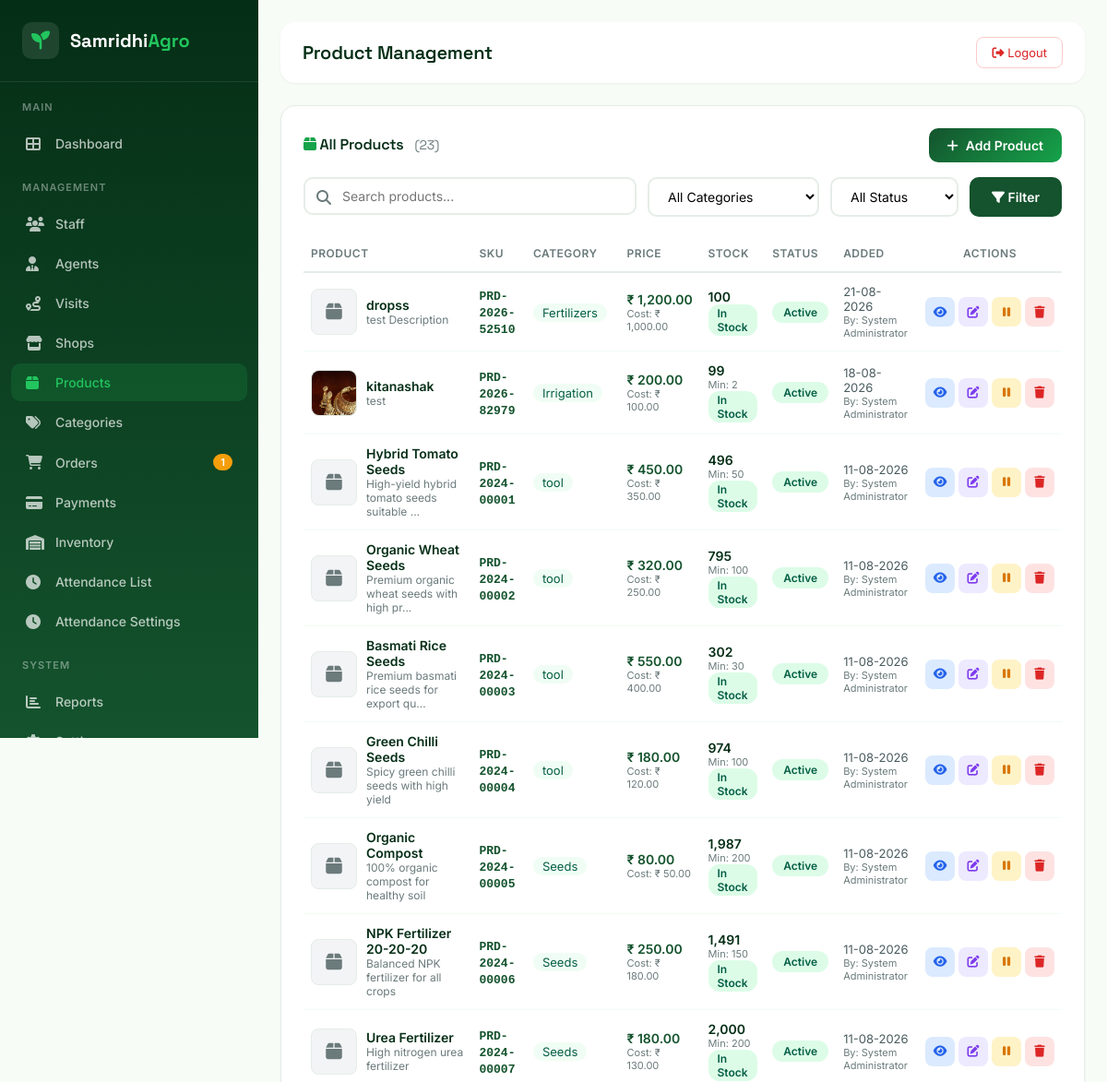
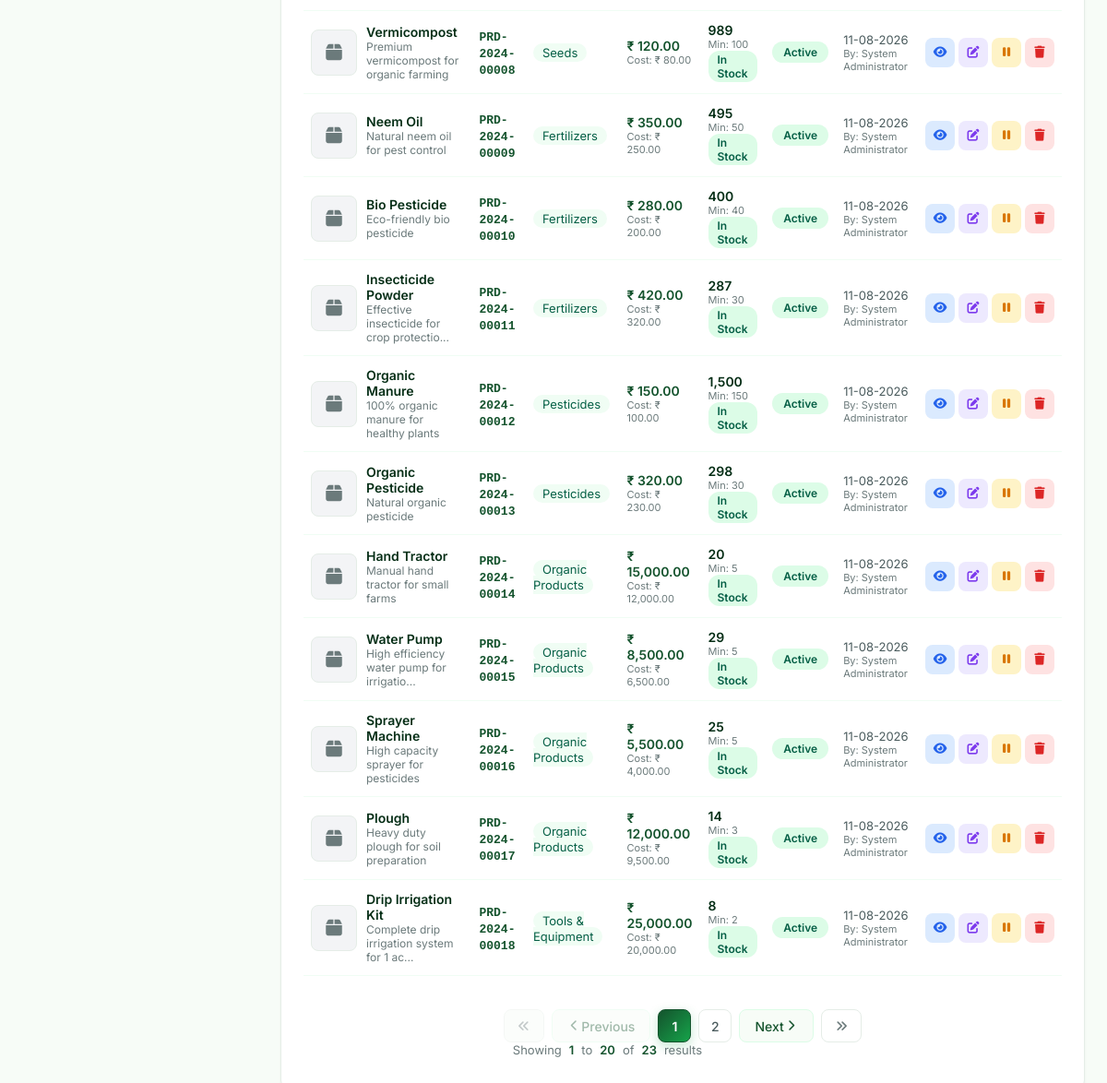
/admin/products.php (signed in), run on the app's committed database (2 pictures, top to bottom).
### tables this page shows
CREATE TABLE `products` (
  `id` int(11) NOT NULL,
  `product_name` varchar(200) NOT NULL,
  `product_slug` varchar(200) NOT NULL,
  `category_id` int(11) NOT NULL,
  `sku` varchar(50) NOT NULL,
  `description` text DEFAULT NULL,
  `unit` varchar(20) NOT NULL,
  `price` decimal(10,2) NOT NULL DEFAULT 0.00,
  `cost_price` decimal(10,2) DEFAULT 0.00,
  `quantity` int(11) NOT NULL DEFAULT 0,
  `min_quantity` int(11) NOT NULL DEFAULT 0,
  `image` varchar(255) DEFAULT NULL,
  `gallery` longtext DEFAULT NULL CHECK (json_valid(`gallery`)),
  `status` enum('active','inactive','out_of_stock') NOT NULL DEFAULT 'active',
  `is_featured` tinyint(1) DEFAULT 0,
  `created_by` int(11) DEFAULT NULL,
  `updated_by` int(11) DEFAULT NULL,
  `created_at` datetime NOT NULL DEFAULT current_timestamp(),
  `updated_at` datetime NOT NULL DEFAULT current_timestamp() ON UPDATE current_timestamp()
);

CREATE TABLE `categories` (
  `id` int(11) NOT NULL,
  `category_name` varchar(100) NOT NULL,
  `category_slug` varchar(100) NOT NULL,
  `description` text DEFAULT NULL,
  `icon` varchar(100) DEFAULT NULL,
  `parent_id` int(11) DEFAULT NULL,
  `sort_order` int(11) DEFAULT 0,
  `status` enum('active','inactive') NOT NULL DEFAULT 'active',
  `created_at` datetime NOT NULL DEFAULT current_timestamp(),
  `updated_at` datetime NOT NULL DEFAULT current_timestamp() ON UPDATE current_timestamp()
);

CREATE TABLE `users` (
  `id` int(11) NOT NULL,
  `username` varchar(50) NOT NULL,
  `email` varchar(100) NOT NULL,
  `password_hash` varchar(255) NOT NULL,
  `full_name` varchar(100) NOT NULL,
  `phone` varchar(20) DEFAULT NULL,
  `avatar` varchar(255) DEFAULT NULL,
  `role` enum('admin','staff','agent','shop') NOT NULL DEFAULT 'staff',
  `status` enum('active','inactive','suspended') NOT NULL DEFAULT 'active',
  `last_login` datetime DEFAULT NULL,
  `last_ip` varchar(45) DEFAULT NULL,
  `created_at` datetime NOT NULL DEFAULT current_timestamp(),
  `updated_at` datetime NOT NULL DEFAULT current_timestamp() ON UPDATE current_timestamp()
);

### admin/products.php (the view, shortened to what the rows shown need)
<?php
require_once '../config/database.php';
require_once '../config/functions.php';
$db = getDB();
$category = isset($_GET['category']) ? (int)$_GET['category'] : 0;
$page = max(1, (int)($_GET['page'] ?? 1));
$perPage = PAGINATION_DEFAULT_LIMIT;
$offset = getPaginationOffset($page, $perPage);
$whereConditions = [];
$params = [];
$whereClause = !empty($whereConditions) ? 'WHERE ' . implode(' AND ', $whereConditions) : '';
$sql = "SELECT p.*,
        c.category_name,
        u.full_name as created_by_name
        FROM products p
        LEFT JOIN categories c ON p.category_id = c.id
        LEFT JOIN users u ON p.created_by = u.id
        $whereClause
        ORDER BY p.created_at DESC
        LIMIT ? OFFSET ?";
$queryParams = array_merge($params, [$perPage, $offset]);
$productList = $db->fetchAll($sql, $queryParams);
$csrfToken = generateCsrfToken();
require_once '../includes/admin_header.php';
?>
<div class="content-card">
    <div class="table-wrapper">
        <table class="table-custom">
            <thead>
                <tr>
                    <th>Product</th>
                    <th>SKU</th>
                    <th>Category</th>
                    <th>Price</th>
                    <th>Stock</th>
                    <th>Status</th>
                    <th>Added</th>
                    <th style="text-align: center;">Actions</th>
                </tr>
            </thead>
            <tbody>
                <?php if (empty($productList)): ?>
                    <tr>
                        <td colspan="8" style="text-align: center; padding: 40px; color: #6B7A7B;">
                            <i class="fas fa-box-open" style="font-size: 32px; display: block; margin-bottom: 12px; color: #D1D5DB;"></i>
                            No products found
                            <?php if (!empty($search) || $category > 0 || $status !== 'all'): ?>
                                <br><span style="font-size: 13px;">Try adjusting your search or filters</span>
                            <?php endif; ?>
                        </td>
                    </tr>
                <?php else: ?>
                    <?php foreach ($productList as $product): ?>
                        <tr>
                            <td>
                                <div style="display: flex; align-items: center; gap: 10px;">
                                    <div class="product-image">
                                        <?php if (!empty($product['image']) && file_exists('../uploads/products/thumbs/' . $product['image'])): ?>
                                            <img src="../uploads/products/thumbs/<?php echo escapeHtml($product['image']); ?>" alt="<?php echo escapeHtml($product['product_name']); ?>">
                                        <?php elseif (!empty($product['image']) && file_exists('../uploads/products/' . $product['image'])): ?>
                                            <img src="../uploads/products/<?php echo escapeHtml($product['image']); ?>" alt="<?php echo escapeHtml($product['product_name']); ?>">
                                        <?php else: ?>
                                            <i class="fas fa-box"></i>
                                        <?php endif; ?>
                                    </div>
                                    <div>
                                        <div style="font-weight: 600; color: #052E16;">
                                            <?php echo escapeHtml($product['product_name']); ?>
                                        </div>
                                        <?php if (!empty($product['description'])): ?>
                                            <div style="font-size: 12px; color: #6B7A7B;">
                                                <?php echo escapeHtml(truncateText($product['description'], 40)); ?>
                                            </div>
                                        <?php endif; ?>
                                    </div>
                                </div>
                            </td>
                            <td>
                                <span style="font-family: monospace; font-size: 13px; font-weight: 600; color: #14532D;">
                                    <?php echo escapeHtml($product['sku']); ?>
                                </span>
                            </td>
                            <td>
                                <?php if ($product['category_name']): ?>
                                    <span style="font-size: 13px; background: #F0FDF4; padding: 2px 10px; border-radius: 12px; color: #065F46;">
                                        <?php echo escapeHtml($product['category_name']); ?>
                                    </span>
                                <?php else: ?>
                                    <span style="color: #6B7A7B; font-size: 13px;">Uncategorized</span>
                                <?php endif; ?>
                            </td>
                            <td>
                                <div style="font-weight: 600; color: #14532D;">
                                    ₹ <?php echo number_format($product['price'], 2); ?>
                                </div>
                                <?php if ($product['cost_price'] > 0): ?>
                                    <div style="font-size: 11px; color: #6B7A7B;">
                                        Cost: ₹ <?php echo number_format($product['cost_price'], 2); ?>
                                    </div>
                                <?php endif; ?>
                            </td>
                            <td>
                                <div style="font-weight: 600; color: <?php echo $product['quantity'] <= $product['min_quantity'] ? '#DC2626' : '#052E16'; ?>;">
                                    <?php echo number_format($product['quantity']); ?>
                                </div>
                                <?php if ($product['min_quantity'] > 0): ?>
                                    <div style="font-size: 11px; color: #6B7A7B;">
                                        Min: <?php echo number_format($product['min_quantity']); ?>
                                    </div>
                                <?php endif; ?>
                                <?php
                                $stockStatus = 'in-stock';
                                ?>
                                <span class="stock-badge <?php echo $stockStatus; ?>">
                                    <?php
                                    echo match ($stockStatus) {
                                        'in-stock' => 'In Stock',
                                        'low-stock' => 'Low Stock',
                                        'out-of-stock' => 'Out of Stock',
                                        default => 'In Stock'
                                    };
                                    ?>
                                </span>
                            </td>
                            <td>
                                <?php
                                $statusColors = [
                                    'active' => 'badge-success',
                                    'inactive' => 'badge-secondary',
                                    'out_of_stock' => 'badge-danger'
                                ];
                                $color = $statusColors[$product['status']] ?? 'badge-secondary';
                                ?>
                                <span class="badge-status <?php echo $color; ?>">
                                    <?php echo str_replace('_', ' ', ucfirst($product['status'])); ?>
                                </span>
                            </td>
                            <td>
                                <div style="font-size: 13px;">
                                    <?php echo formatDate($product['created_at']); ?>
                                </div>
                                <?php if ($product['created_by_name']): ?>
                                    <div style="font-size: 11px; color: #6B7A7B;">
                                        By: <?php echo escapeHtml($product['created_by_name']); ?>
                                    </div>
                                <?php endif; ?>
                            </td>
                            <td style="text-align: center;">
                                <div style="display: flex; gap: 4px; justify-content: center;">
                                    <a href="product-view.php?id=<?php echo $product['id']; ?>"
                                        class="btn-action btn-view"
                                        title="View Product">
                                        <i class="fas fa-eye"></i>
                                    </a>
                                    <?php if (hasPermission('product.edit')): ?>
                                        <a href="product-edit.php?id=<?php echo $product['id']; ?>"
                                            class="btn-action btn-edit"
                                            title="Edit Product">
                                            <i class="fas fa-edit"></i>
                                        </a>
                                        <a href="admin/products.php?action=toggle&id=<?php echo $product['id']; ?>&csrf=<?php echo $csrfToken; ?>"
                                            class="btn-action btn-toggle"
                                            title="<?php echo $product['status'] === 'active' ? 'Deactivate' : 'Activate'; ?>"
                                            onclick="return confirm('Are you sure you want to <?php echo $product['status'] === 'active' ? 'deactivate' : 'activate'; ?> this product?')">
                                            <i class="fas fa-<?php echo $product['status'] === 'active' ? 'pause' : 'play'; ?>"></i>
                                        </a>
                                    <?php endif; ?>
                                    <?php if (hasPermission('product.delete')): ?>
                                        <a href="admin/products.php?action=delete&id=<?php echo $product['id']; ?>&csrf=<?php echo $csrfToken; ?>"
                                            class="btn-action btn-delete"
                                            title="Delete Product"
                                            onclick="return confirm('Are you sure you want to delete this product? This action cannot be undone.')">
                                            <i class="fas fa-trash"></i>
                                        </a>
                                    <?php endif; ?>
                                </div>
                            </td>
                        </tr>
                    <?php endforeach; ?>
                <?php endif; ?>
            </tbody>
        </table>
    </div>
</div>
<?php require_once '../includes/admin_footer.php'; ?>

### data on the page
products: product_name "dropss", description "test Description", sku "PRD-2026-52510", category.category_name "Fertilizers", price "1,200.00", cost_price "1,000.00", quantity "100", stockStatus "In Stock", status "Active", created_at "21-08-2026", created_by.full_name "System Administrator"
products: image (picture), product_name "kitanashak", description "test", sku "PRD-2026-82979", category.category_name "Irrigation", price "200.00", cost_price "100.00", quantity "99", min_quantity "2", stockStatus "In Stock", status "Active", created_at "18-08-2026", created_by.full_name "System Administrator"
products: product_name "Hybrid Tomato Seeds", description "High-yield hybrid tomato seeds suitable ...", sku "PRD-2024-00001", category.category_name "tool", price "450.00", cost_price "350.00", quantity "496", min_quantity "50", stockStatus "In Stock", status "Active", created_at "11-08-2026", created_by.full_name "System Administrator"
products: product_name "Organic Wheat Seeds", description "Premium organic wheat seeds with high pr...", sku "PRD-2024-00002", category.category_name "tool", price "320.00", cost_price "250.00", quantity "795", min_quantity "100", stockStatus "In Stock", status "Active", created_at "11-08-2026", created_by.full_name "System Administrator"
products: product_name "Basmati Rice Seeds", description "Premium basmati rice seeds for export qu...", sku "PRD-2024-00003", category.category_name "tool", price "550.00", cost_price "400.00", quantity "302", min_quantity "30", stockStatus "In Stock", status "Active", created_at "11-08-2026", created_by.full_name "System Administrator"
products: product_name "Green Chilli Seeds", description "Spicy green chilli seeds with high yield", sku "PRD-2024-00004", category.category_name "tool", price "180.00", cost_price "120.00", quantity "974", min_quantity "100", stockStatus "In Stock", status "Active", created_at "11-08-2026", created_by.full_name "System Administrator"
products: product_name "Organic Compost", description "100% organic compost for healthy soil", sku "PRD-2024-00005", category.category_name "Seeds", price "80.00", cost_price "50.00", quantity "1,987", min_quantity "200", stockStatus "In Stock", status "Active", created_at "11-08-2026", created_by.full_name "System Administrator"
products: product_name "NPK Fertilizer 20-20-20", description "Balanced NPK fertilizer for all crops", sku "PRD-2024-00006", category.category_name "Seeds", price "250.00", cost_price "180.00", quantity "1,491", min_quantity "150", stockStatus "In Stock", status "Active", created_at "11-08-2026", created_by.full_name "System Administrator"
products: product_name "Urea Fertilizer", description "High nitrogen urea fertilizer", sku "PRD-2024-00007", category.category_name "Seeds", price "180.00", cost_price "130.00", quantity "2,000", min_quantity "200", stockStatus "In Stock", status "Active", created_at "11-08-2026", created_by.full_name "System Administrator"
products: product_name "Vermicompost", description "Premium vermicompost for organic farming", sku "PRD-2024-00008", category.category_name "Seeds", price "120.00", cost_price "80.00", quantity "989", min_quantity "100", stockStatus "In Stock", status "Active", created_at "11-08-2026", created_by.full_name "System Administrator"
products: product_name "Neem Oil", description "Natural neem oil for pest control", sku "PRD-2024-00009", category.category_name "Fertilizers", price "350.00", cost_price "250.00", quantity "495", min_quantity "50", stockStatus "In Stock", status "Active", created_at "11-08-2026", created_by.full_name "System Administrator"
products: product_name "Bio Pesticide", description "Eco-friendly bio pesticide", sku "PRD-2024-00010", category.category_name "Fertilizers", price "280.00", cost_price "200.00", quantity "400", min_quantity "40", stockStatus "In Stock", status "Active", created_at "11-08-2026", created_by.full_name "System Administrator"
products: product_name "Insecticide Powder", description "Effective insecticide for crop protectio...", sku "PRD-2024-00011", category.category_name "Fertilizers", price "420.00", cost_price "320.00", quantity "287", min_quantity "30", stockStatus "In Stock", status "Active", created_at "11-08-2026", created_by.full_name "System Administrator"
products: product_name "Organic Manure", description "100% organic manure for healthy plants", sku "PRD-2024-00012", category.category_name "Pesticides", price "150.00", cost_price "100.00", quantity "1,500", min_quantity "150", stockStatus "In Stock", status "Active", created_at "11-08-2026", created_by.full_name "System Administrator"
products: product_name "Organic Pesticide", description "Natural organic pesticide", sku "PRD-2024-00013", category.category_name "Pesticides", price "320.00", cost_price "230.00", quantity "298", min_quantity "30", stockStatus "In Stock", status "Active", created_at "11-08-2026", created_by.full_name "System Administrator"
products: product_name "Hand Tractor", description "Manual hand tractor for small farms", sku "PRD-2024-00014", category.category_name "Organic Products", price "15,000.00", cost_price "12,000.00", quantity "20", min_quantity "5", stockStatus "In Stock", status "Active", created_at "11-08-2026", created_by.full_name "System Administrator"
products: product_name "Water Pump", description "High efficiency water pump for irrigatio...", sku "PRD-2024-00015", category.category_name "Organic Products", price "8,500.00", cost_price "6,500.00", quantity "29", min_quantity "5", stockStatus "In Stock", status "Active", created_at "11-08-2026", created_by.full_name "System Administrator"
products: product_name "Sprayer Machine", description "High capacity sprayer for pesticides", sku "PRD-2024-00016", category.category_name "Organic Products", price "5,500.00", cost_price "4,000.00", quantity "25", min_quantity "5", stockStatus "In Stock", status "Active", created_at "11-08-2026", created_by.full_name "System Administrator"
products: product_name "Plough", description "Heavy duty plough for soil preparation", sku "PRD-2024-00017", category.category_name "Organic Products", price "12,000.00", cost_price "9,500.00", quantity "14", min_quantity "3", stockStatus "In Stock", status "Active", created_at "11-08-2026", created_by.full_name "System Administrator"
products: product_name "Drip Irrigation Kit", description "Complete drip irrigation system for 1 ac...", sku "PRD-2024-00018", category.category_name "Tools & Equipment", price "25,000.00", cost_price "20,000.00", quantity "8", min_quantity "2", stockStatus "In Stock", status "Active", created_at "11-08-2026", created_by.full_name "System Administrator"

### other printed values
$pendingOrders "1"
escapeHtml($pageTitle) "Product Management"
$totalProducts "23"
$startItem "1"
$endItem "20"
$totalItems "23"
